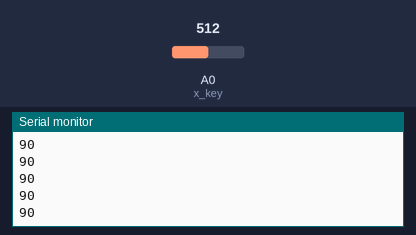
This sketch was run on a simulated Arduino Uno, built with avr-gcc and run on an emulated ATmega328P. Shown: the last lines printed to the serial monitor. The inputs (shaded band) are chosen by the test bench; at power-on: A0 (x_key) = 512. No radio packets arrive unless stated.

Above: at 1.2 s.
1.3 s: A0 (x_key) set to 716
At 1.54 s:
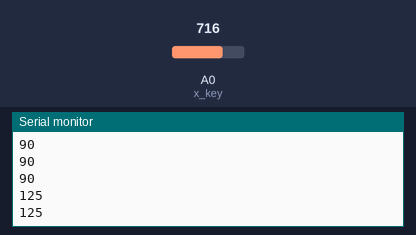
2.8 s: A0 (x_key) set to 900
At 2.86 s:
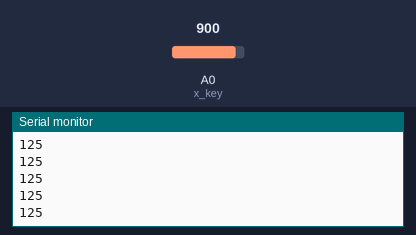
Timing chart, 0 to 5.8 s (numbered marks = the images above; inputs shaded):
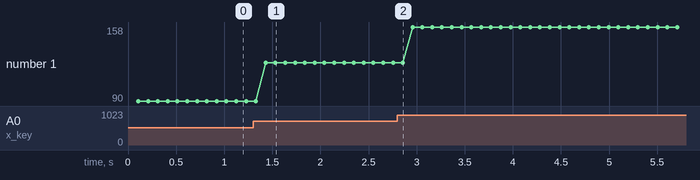

Measured:
- after the input at 1.3 s, the serial monitor: prints a new line after 0.13 s (image 1)
- plotted number 1: 90 → 125 after the input at 1.3 s, 125 → 158 after the input at 2.8 s

The sketch:

Nrf_Transmitter.ino
```cpp
#include <SPI.h>
#include <nRF24L01.h>
#include <RF24.h>
int x_key = A0;


//create an RF24 object
RF24 radio(9, 8);  // CE, CSN

//address through which two modules communicate.
const byte address[6] = "00001";

void setup()
{
  Serial.begin(9600);
  radio.begin();

  //set the address
  radio.openWritingPipe(address);

  //Set module as transmitter
  radio.stopListening();
  pinMode (x_key, INPUT) ;
}
void loop()
{
int  x_pos = analogRead(x_key);
  int x_posi = map(x_pos, 0, 1023, 0, 180);
  radio.write(&x_posi, sizeof(x_posi));
  delay(100);
  Serial.println(x_posi);
}
```
